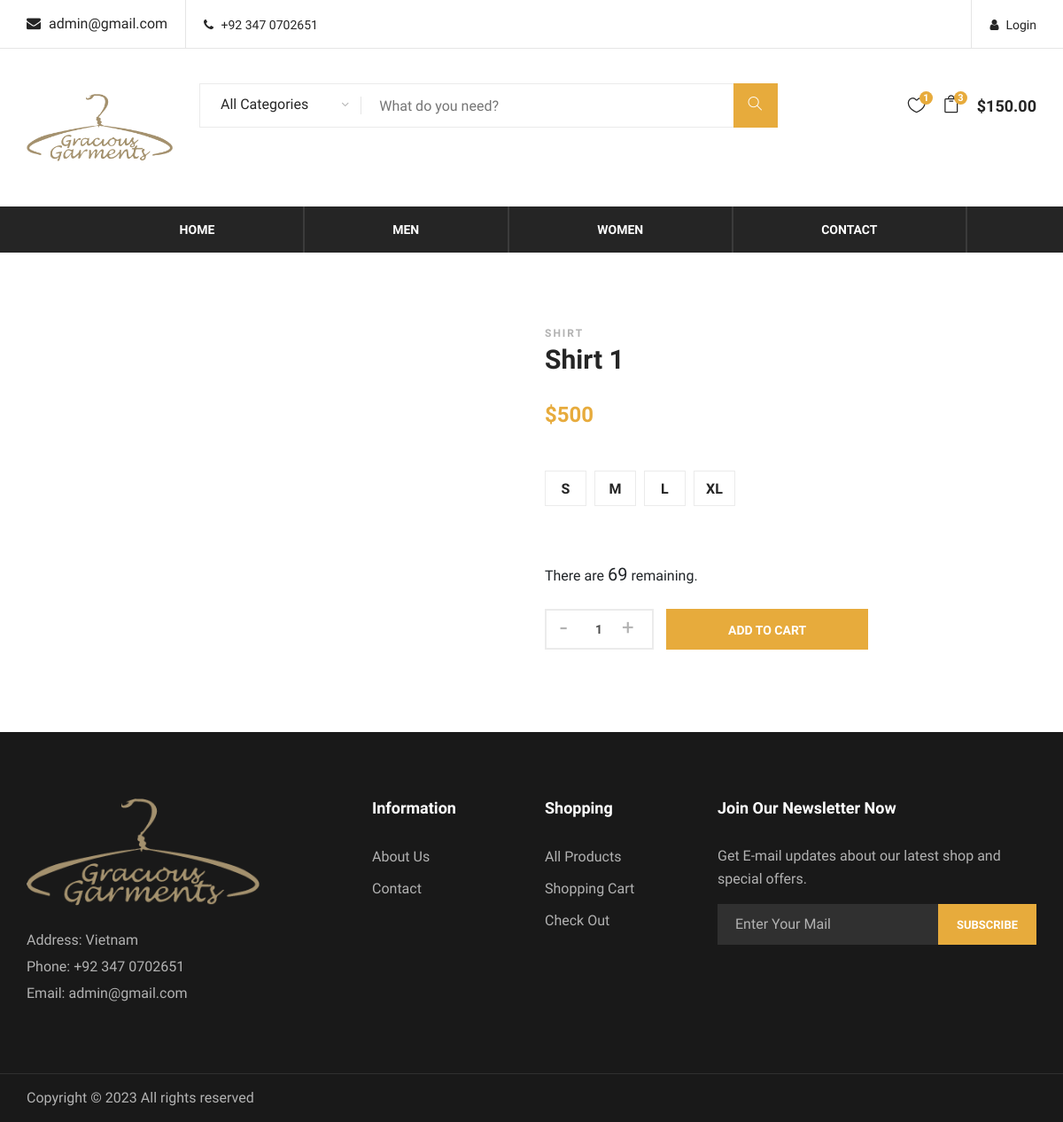
The app's page /product.php?id=8 with its own data.
### tables this page shows
CREATE TABLE `product` (
  `id` int(11) NOT NULL,
  `product_Name` varchar(150) NOT NULL,
  `price` varchar(50) NOT NULL,
  `category` varchar(50) NOT NULL,
  `gender` varchar(50) NOT NULL,
  `number` int(50) NOT NULL,
  `img` varchar(500) NOT NULL
);

### product.php (the view, shortened to what this page needs)
<?php
require("config.php");
$id = $_GET['id'];
$sql = "SELECT * FROM product where`id`={$id}";
$result = mysqli_query($conn, $sql);
?>
<!DOCTYPE html>
<html lang="zxx">
<head>
    <link rel="stylesheet" href="css/bootstrap.min.css" type="text/css">
    <link rel="stylesheet" href="css/font-awesome.min.css" type="text/css">
    <link rel="stylesheet" href="css/themify-icons.css" type="text/css">
    <link rel="stylesheet" href="css/elegant-icons.css" type="text/css">
    <link rel="stylesheet" href="css/owl.carousel.min.css" type="text/css">
    <link rel="stylesheet" href="css/nice-select.css" type="text/css">
    <link rel="stylesheet" href="css/jquery-ui.min.css" type="text/css">
    <link rel="stylesheet" href="css/slicknav.min.css" type="text/css">
    <link rel="stylesheet" href="css/style.css" type="text/css">
</head>
<body>
    <header class="header-section">
        <div class="header-top">
            <div class="container">
                <div class="ht-left">
                    <div class="mail-service">
                        <i class=" fa fa-envelope"></i> admin@gmail.com
                    </div>
                    <div class="phone-service">
                        <i class=" fa fa-phone"></i> +92 347 0702651
                    </div>
                </div>
                <div class="ht-right">
                    <a href="./login.php" class="login-panel"><i class="fa fa-user"></i>Login</a>
                </div>
            </div>
        </div>
        <div class="container">
            <div class="inner-header">
                <div class="row">
                    <div class="col-lg-2 col-md-2">
                        <div class="logo">
                            <a href="./index.php">
                                <img src="./logo-1.png" width="176px" alt="">
                            </a>
                        </div>
                    </div>
                    <div class="col-lg-7 col-md-7">
                        <div class="advanced-search">
                            <button type="button" class="category-btn">All Categories</button>
                            <div class="input-group">
                                <input type="text" placeholder="What do you need?">
                                <button type="button"><i class="ti-search"></i></button>
                            </div>
                        </div>
                    </div>
                    <div class="col-lg-3 text-right col-md-3">
                        <ul class="nav-right">
                            <li class="heart-icon">
                                <a href="#">
                                    <i class="icon_heart_alt"></i>
                                    <span>1</span>
                                </a>
                            </li>
                            <li class="cart-icon">
                                <a href="#">
                                    <i class="icon_bag_alt"></i>
                                    <span>3</span>
                                </a>
                            </li>
                            <li class="cart-price">$150.00</li>
                        </ul>
                    </div>
                </div>
            </div>
        </div>
        <div class="nav-item">
            <div class="container">
                <center>
                    <nav class="nav-menu mobile-menu">
                        <ul>
                            <li><a href="./index.php">Home</a></li>
                            <li><a href="./men.php">Men</a>
                            </li>
                            <li><a href="./women.php">Women</a>
                            </li>
                            <li><a href="./contact.php">Contact</a></li>
                        </ul>
                    </nav>
                </center>
            </div>
        </div>
    </header>
    <section class="product-shop spad page-details">
        <div class="container">
            <div class="row">
                <div class="col-lg-12">
                    <div class="row">
                        <div class="col-lg-6">
                        <?php
while ($row = mysqli_fetch_array($result)) {
?>
                            <div class="product-pic">
                            </div>
                        </div>
                        <div class="col-lg-6">
                            <div class="product-details">
                                <div class="pd-title">
                                    <span><?php echo $row['category'] ?></span>
                                    <h3><?php echo $row['product_Name'] ?></h3><br>
                                </div>
                                <div class="pd-desc">
                                    <h4>$<?php echo $row['price'] ?></h4><br>
                                </div>
                                <div class="pd-size-choose">
                                    <div class="sc-item">
                                        <label for="sm-size">s</label>
                                    </div>
                                    <div class="sc-item">
                                        <label for="md-size">m</label>
                                    </div>
                                    <div class="sc-item">
                                        <label for="lg-size">l</label>
                                    </div>
                                    <div class="sc-item">
                                        <label for="xl-size">xl</label>
                                    </div>
                                </div><br>
                                <div class="sc-item">
                                    <span>There are </span>
                                    <span style="font-size: 20px;" id="maxQuantity"><?php echo $row['number'] ?></span>
                                    <span> remaining.</span>
                                </div><br>
                                <div class="quantity">
                                    <div class="pro-qty">
                                        <input value="1">
                                    </div>
                                    <a href="./shopping-cart.php" class="primary-btn pd-cart">Add To Cart</a>
                                </div>
                            </div>
                        </div>
                    </div>
                </div>
            </div>
        </div> <?php
}
?>
    </section>
    <footer class="footer-section">
        <div class="container">
            <div class="row">
                <div class="col-lg-3">
                    <div class="footer-left">
                        <div class="footer-logo">
                            <a href="#"><img src="./logo-1.png" alt=""></a>
                        </div>
                        <ul>
                            <li>Address: Vietnam</li>
                            <li>Phone: +92 347 0702651</li>
                            <li>Email: admin@gmail.com</li>
                        </ul>
                    </div>
                </div>
                <div class="col-lg-2 offset-lg-1">
                    <div class="footer-widget">
                        <h5>Information</h5>
                        <ul>
                            <li><a href="#">About Us</a></li>
                            <li><a href="./contact.php">Contact</a></li>
                        </ul>
                    </div>
                </div>
                <div class="col-lg-2">
                    <div class="footer-widget">
                        <h5>Shopping</h5>
                        <ul>
                            <li><a href="./shop.php">All Products</a></li>
                            <li><a href="./shopping-cart.php">Shopping Cart</a></li>
                            <li><a href="./check-out.php">Check Out</a></li>
                        </ul>
                    </div>
                </div>
                <div class="col-lg-4">
                    <div class="newslatter-item">
                        <h5>Join Our Newsletter Now</h5>
                        <p>Get E-mail updates about our latest shop and special offers.</p>
                        <form action="#" class="subscribe-form">
                            <input type="text" placeholder="Enter Your Mail">
                            <button type="button">Subscribe</button>
                        </form>
                    </div>
                </div>
            </div>
        </div>
        <div class="copyright-reserved">
            <div class="container">
                <div class="row">
                    <div class="col-lg-12">
                        <div class="copyright-text">
                            Copyright &copy;
                             All rights reserved </i>
                        </div>
                    </div>
                </div>
            </div>
        </div>
    </footer>
</body>
</html>

### records on screen
product: category "SHIRT", product_Name "Shirt 1", price "500", number "69"
